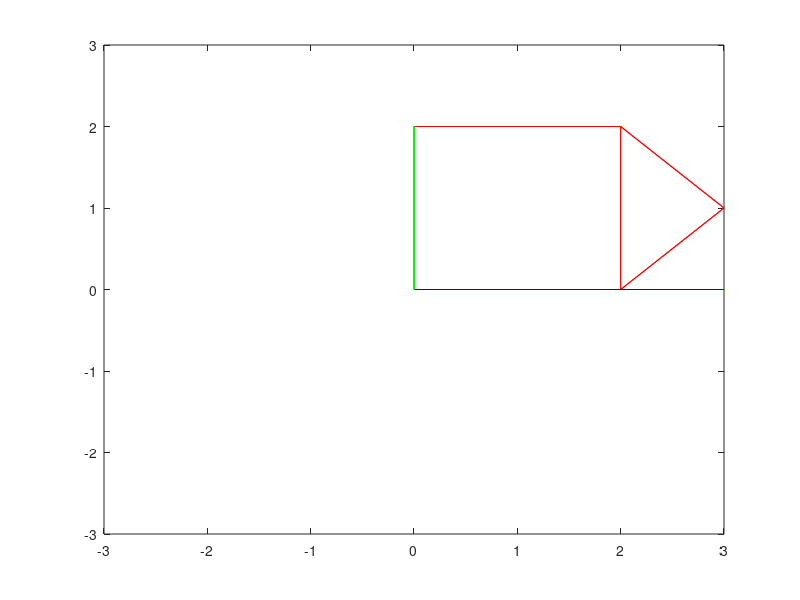

MATLAB code to generate this figure:
P = [3, 1;2, 0;0, 0;0, 2;2, 2];
C = [1 1 0 0 1;1 1 1 0 1;0 1 1 1 0;0 0 1 1 1;1 1 0 1 1];
gplot(C, P, '-r'); hold on;

T4 = [1, 0;0, 0];
T5 = [0, 0;0, 1];

P4 = (T4*P')';
P5 = (T5*P')';

gplot(C, P4, '-b');
gplot(C, P5, '-g');

axis([-3, 3, -3, 3]);